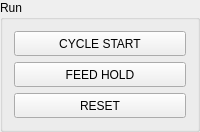
         <widget class="QGroupBox" name="groupBox_3">
          <property name="title">
           <string>Run</string>
          </property>
          <layout class="QVBoxLayout" name="verticalLayout_21">
           <item>
            <widget class="ActionButton" name="CYCLESTART">
             <property name="minimumSize">
              <size>
               <width>80</width>
               <height>25</height>
              </size>
             </property>
             <property name="text">
              <string>CYCLE START</string>
             </property>
             <property name="indicator_option" stdset="0">
              <bool>false</bool>
             </property>
             <property name="indicator_HAL_pin_option" stdset="0">
              <bool>false</bool>
             </property>
             <property name="indicator_status_option" stdset="0">
              <bool>false</bool>
             </property>
             <property name="checked_state_text_option" stdset="0">
              <bool>false</bool>
             </property>
             <property name="python_command_option" stdset="0">
              <bool>false</bool>
             </property>
             <property name="on_color" stdset="0">
              <color>
               <red>255</red>
               <green>0</green>
               <blue>0</blue>
              </color>
             </property>
             <property name="shape_option" stdset="0">
              <number>0</number>
             </property>
             <property name="off_color" stdset="0">
              <color>
               <red>0</red>
               <green>0</green>
               <blue>0</blue>
              </color>
             </property>
             <property name="indicator_size" stdset="0">
              <double>0.300000000000000</double>
             </property>
             <property name="circle_diameter" stdset="0">
              <number>10</number>
             </property>
             <property name="right_edge_offset" stdset="0">
              <number>0</number>
             </property>
             <property name="top_edge_offset" stdset="0">
              <number>0</number>
             </property>
             <property name="corner_radius" stdset="0">
              <double>5.000000000000000</double>
             </property>
             <property name="height_fraction" stdset="0">
              <double>0.300000000000000</double>
             </property>
             <property name="width_fraction" stdset="0">
              <double>0.900000000000000</double>
             </property>
             <property name="true_state_string" stdset="0">
              <string>True</string>
             </property>
             <property name="false_state_string" stdset="0">
              <string>False</string>
             </property>
             <property name="true_python_cmd_string" stdset="0">
              <string>print(&quot;true command&quot;)</string>
             </property>
             <property name="false_python_cmd_string" stdset="0">
              <string>print(&quot;false command&quot;)</string>
             </property>
             <property name="invert_the_status" stdset="0">
              <bool>false</bool>
             </property>
             <property name="is_paused_status" stdset="0">
              <bool>false</bool>
             </property>
             <property name="is_estopped_status" stdset="0">
              <bool>false</bool>
             </property>
             <property name="is_on_status" stdset="0">
              <bool>false</bool>
             </property>
             <property name="is_idle_status" stdset="0">
              <bool>false</bool>
             </property>
             <property name="is_homed_status" stdset="0">
              <bool>false</bool>
             </property>
             <property name="is_flood_status" stdset="0">
              <bool>false</bool>
             </property>
             <property name="is_mist_status" stdset="0">
              <bool>false</bool>
             </property>
             <property name="is_block_delete_status" stdset="0">
              <bool>false</bool>
             </property>
             <property name="is_optional_stop_status" stdset="0">
              <bool>false</bool>
             </property>
             <property name="is_joint_homed_status" stdset="0">
              <bool>false</bool>
             </property>
             <property name="is_limits_overridden_status" stdset="0">
              <bool>false</bool>
             </property>
             <property name="is_manual_status" stdset="0">
              <bool>false</bool>
             </property>
             <property name="is_mdi_status" stdset="0">
              <bool>false</bool>
             </property>
             <property name="is_auto_status" stdset="0">
              <bool>false</bool>
             </property>
             <property name="is_spindle_stopped_status" stdset="0">
              <bool>false</bool>
             </property>
             <property name="is_spindle_fwd_status" stdset="0">
              <bool>false</bool>
             </property>
             <property name="is_spindle_rev_status" stdset="0">
              <bool>false</bool>
             </property>
             <property name="joint_number_status" stdset="0">
              <number>0</number>
             </property>
             <property name="estop_action" stdset="0">
              <bool>false</bool>
             </property>
             <property name="run_action" stdset="0">
              <bool>true</bool>
             </property>
             <property name="run_from_slot_action" stdset="0">
              <bool>false</bool>
             </property>
             <property name="template_label_option" stdset="0">
              <bool>false</bool>
             </property>
             <property name="joint_number" stdset="0">
              <number>-1</number>
             </property>
             <property name="incr_imperial_number" stdset="0">
              <double>0.010000000000000</double>
             </property>
             <property name="incr_mm_number" stdset="0">
              <double>0.025000000000000</double>
             </property>
             <property name="incr_angular_number" stdset="0">
              <double>-1.000000000000000</double>
             </property>
             <property name="toggle_float_option" stdset="0">
              <bool>false</bool>
             </property>
             <property name="float_num" stdset="0">
              <double>0.300000000000000</double>
             </property>
             <property name="float_alt_num" stdset="0">
              <double>50.000000000000000</double>
             </property>
             <property name="view_type_string" stdset="0">
              <string>P</string>
             </property>
             <property name="command_text_string" stdset="0">
              <string/>
             </property>
             <property name="ini_mdi_number" stdset="0">
              <number>0</number>
             </property>
             <property name="textTemplate" stdset="0">
              <string>%1.3f in</string>
             </property>
             <property name="alt_textTemplate" stdset="0">
              <string>%1.2f mm</string>
             </property>
            </widget>
           </item>
           <item>
            <widget class="ActionButton" name="actionbutton_3">
             <property name="minimumSize">
              <size>
               <width>80</width>
               <height>25</height>
              </size>
             </property>
             <property name="text">
              <string>FEED HOLD</string>
             </property>
             <property name="indicator_option" stdset="0">
              <bool>false</bool>
             </property>
             <property name="indicator_HAL_pin_option" stdset="0">
              <bool>false</bool>
             </property>
             <property name="indicator_status_option" stdset="0">
              <bool>false</bool>
             </property>
             <property name="checked_state_text_option" stdset="0">
              <bool>false</bool>
             </property>
             <property name="python_command_option" stdset="0">
              <bool>false</bool>
             </property>
             <property name="on_color" stdset="0">
              <color>
               <red>255</red>
               <green>0</green>
               <blue>0</blue>
              </color>
             </property>
             <property name="shape_option" stdset="0">
              <number>0</number>
             </property>
             <property name="off_color" stdset="0">
              <color>
               <red>0</red>
               <green>0</green>
               <blue>0</blue>
              </color>
             </property>
             <property name="indicator_size" stdset="0">
              <double>0.300000000000000</double>
             </property>
             <property name="circle_diameter" stdset="0">
              <number>10</number>
             </property>
             <property name="right_edge_offset" stdset="0">
              <number>0</number>
             </property>
             <property name="top_edge_offset" stdset="0">
              <number>0</number>
             </property>
             <property name="corner_radius" stdset="0">
              <double>5.000000000000000</double>
             </property>
             <property name="height_fraction" stdset="0">
              <double>0.300000000000000</double>
             </property>
             <property name="width_fraction" stdset="0">
              <double>0.900000000000000</double>
             </property>
             <property name="true_state_string" stdset="0">
              <string>True</string>
             </property>
             <property name="false_state_string" stdset="0">
              <string>False</string>
             </property>
             <property name="true_python_cmd_string" stdset="0">
              <string>print(&quot;true command&quot;)</string>
             </property>
             <property name="false_python_cmd_string" stdset="0">
              <string>print(&quot;false command&quot;)</string>
             </property>
             <property name="invert_the_status" stdset="0">
              <bool>false</bool>
             </property>
             <property name="is_paused_status" stdset="0">
              <bool>false</bool>
             </property>
             <property name="is_estopped_status" stdset="0">
              <bool>false</bool>
             </property>
             <property name="is_on_status" stdset="0">
              <bool>false</bool>
             </property>
             <property name="is_idle_status" stdset="0">
              <bool>false</bool>
             </property>
             <property name="is_homed_status" stdset="0">
              <bool>false</bool>
             </property>
             <property name="is_flood_status" stdset="0">
              <bool>false</bool>
             </property>
             <property name="is_mist_status" stdset="0">
              <bool>false</bool>
             </property>
             <property name="is_block_delete_status" stdset="0">
              <bool>false</bool>
             </property>
             <property name="is_optional_stop_status" stdset="0">
              <bool>false</bool>
             </property>
             <property name="is_joint_homed_status" stdset="0">
              <bool>false</bool>
             </property>
             <property name="is_limits_overridden_status" stdset="0">
              <bool>false</bool>
             </property>
             <property name="is_manual_status" stdset="0">
              <bool>false</bool>
             </property>
             <property name="is_mdi_status" stdset="0">
              <bool>false</bool>
             </property>
             <property name="is_auto_status" stdset="0">
              <bool>false</bool>
             </property>
             <property name="is_spindle_stopped_status" stdset="0">
              <bool>false</bool>
             </property>
             <property name="is_spindle_fwd_status" stdset="0">
              <bool>false</bool>
             </property>
             <property name="is_spindle_rev_status" stdset="0">
              <bool>false</bool>
             </property>
             <property name="joint_number_status" stdset="0">
              <number>0</number>
             </property>
             <property name="run_action" stdset="0">
              <bool>false</bool>
             </property>
             <property name="pause_action" stdset="0">
              <bool>true</bool>
             </property>
             <property name="template_label_option" stdset="0">
              <bool>false</bool>
             </property>
             <property name="joint_number" stdset="0">
              <number>-1</number>
             </property>
             <property name="incr_imperial_number" stdset="0">
              <double>0.010000000000000</double>
             </property>
             <property name="incr_mm_number" stdset="0">
              <double>0.025000000000000</double>
             </property>
             <property name="incr_angular_number" stdset="0">
              <double>-1.000000000000000</double>
             </property>
             <property name="toggle_float_option" stdset="0">
              <bool>false</bool>
             </property>
             <property name="float_num" stdset="0">
              <double>0.300000000000000</double>
             </property>
             <property name="float_alt_num" stdset="0">
              <double>50.000000000000000</double>
             </property>
             <property name="view_type_string" stdset="0">
              <string>P</string>
             </property>
             <property name="command_text_string" stdset="0">
              <string/>
             </property>
             <property name="ini_mdi_number" stdset="0">
              <number>0</number>
             </property>
             <property name="textTemplate" stdset="0">
              <string>%1.3f in</string>
             </property>
             <property name="alt_textTemplate" stdset="0">
              <string>%1.2f mm</string>
             </property>
            </widget>
           </item>
           <item>
            <widget class="ActionButton" name="actionbutton_4">
             <property name="minimumSize">
              <size>
               <width>80</width>
               <height>25</height>
              </size>
             </property>
             <property name="text">
              <string>RESET</string>
             </property>
             <property name="indicator_option" stdset="0">
              <bool>false</bool>
             </property>
             <property name="indicator_HAL_pin_option" stdset="0">
              <bool>false</bool>
             </property>
             <property name="indicator_status_option" stdset="0">
              <bool>false</bool>
             </property>
             <property name="checked_state_text_option" stdset="0">
              <bool>false</bool>
             </property>
             <property name="python_command_option" stdset="0">
              <bool>false</bool>
             </property>
             <property name="on_color" stdset="0">
              <color>
               <red>255</red>
               <green>0</green>
               <blue>0</blue>
              </color>
             </property>
             <property name="shape_option" stdset="0">
              <number>0</number>
             </property>
             <property name="off_color" stdset="0">
              <color>
               <red>0</red>
               <green>0</green>
               <blue>0</blue>
              </color>
             </property>
             <property name="indicator_size" stdset="0">
              <double>0.300000000000000</double>
             </property>
             <property name="circle_diameter" stdset="0">
              <number>10</number>
             </property>
             <property name="right_edge_offset" stdset="0">
              <number>0</number>
             </property>
             <property name="top_edge_offset" stdset="0">
              <number>0</number>
             </property>
             <property name="corner_radius" stdset="0">
              <double>5.000000000000000</double>
             </property>
             <property name="height_fraction" stdset="0">
              <double>0.300000000000000</double>
             </property>
             <property name="width_fraction" stdset="0">
              <double>0.900000000000000</double>
             </property>
             <property name="true_state_string" stdset="0">
              <string>True</string>
             </property>
             <property name="false_state_string" stdset="0">
              <string>False</string>
             </property>
             <property name="true_python_cmd_string" stdset="0">
              <string>print(&quot;true command&quot;)</string>
             </property>
             <property name="false_python_cmd_string" stdset="0">
              <string>print(&quot;false command&quot;)</string>
             </property>
             <property name="invert_the_status" stdset="0">
              <bool>false</bool>
             </property>
             <property name="is_paused_status" stdset="0">
              <bool>false</bool>
             </property>
             <property name="is_estopped_status" stdset="0">
              <bool>false</bool>
             </property>
             <property name="is_on_status" stdset="0">
              <bool>false</bool>
             </property>
             <property name="is_idle_status" stdset="0">
              <bool>false</bool>
             </property>
             <property name="is_homed_status" stdset="0">
              <bool>false</bool>
             </property>
             <property name="is_flood_status" stdset="0">
              <bool>false</bool>
             </property>
             <property name="is_mist_status" stdset="0">
              <bool>false</bool>
             </property>
             <property name="is_block_delete_status" stdset="0">
              <bool>false</bool>
             </property>
             <property name="is_optional_stop_status" stdset="0">
              <bool>false</bool>
             </property>
             <property name="is_joint_homed_status" stdset="0">
              <bool>false</bool>
             </property>
             <property name="is_limits_overridden_status" stdset="0">
              <bool>false</bool>
             </property>
             <property name="is_manual_status" stdset="0">
              <bool>false</bool>
             </property>
             <property name="is_mdi_status" stdset="0">
              <bool>false</bool>
             </property>
             <property name="is_auto_status" stdset="0">
              <bool>false</bool>
             </property>
             <property name="is_spindle_stopped_status" stdset="0">
              <bool>false</bool>
             </property>
             <property name="is_spindle_fwd_status" stdset="0">
              <bool>false</bool>
             </property>
             <property name="is_spindle_rev_status" stdset="0">
              <bool>false</bool>
             </property>
             <property name="joint_number_status" stdset="0">
              <number>0</number>
             </property>
             <property name="run_action" stdset="0">
              <bool>false</bool>
             </property>
             <property name="abort_action" stdset="0">
              <bool>true</bool>
             </property>
             <property name="template_label_option" stdset="0">
              <bool>false</bool>
             </property>
             <property name="joint_number" stdset="0">
              <number>-1</number>
             </property>
             <property name="incr_imperial_number" stdset="0">
              <double>0.010000000000000</double>
             </property>
             <property name="incr_mm_number" stdset="0">
              <double>0.025000000000000</double>
             </property>
             <property name="incr_angular_number" stdset="0">
              <double>-1.000000000000000</double>
             </property>
             <property name="toggle_float_option" stdset="0">
              <bool>false</bool>
             </property>
             <property name="float_num" stdset="0">
              <double>0.300000000000000</double>
             </property>
             <property name="float_alt_num" stdset="0">
              <double>50.000000000000000</double>
             </property>
             <property name="view_type_string" stdset="0">
              <string>P</string>
             </property>
             <property name="command_text_string" stdset="0">
              <string/>
             </property>
             <property name="ini_mdi_number" stdset="0">
              <number>0</number>
             </property>
             <property name="textTemplate" stdset="0">
              <string>%1.3f in</string>
             </property>
             <property name="alt_textTemplate" stdset="0">
              <string>%1.2f mm</string>
             </property>
            </widget>
           </item>
          </layout>
         </widget>
